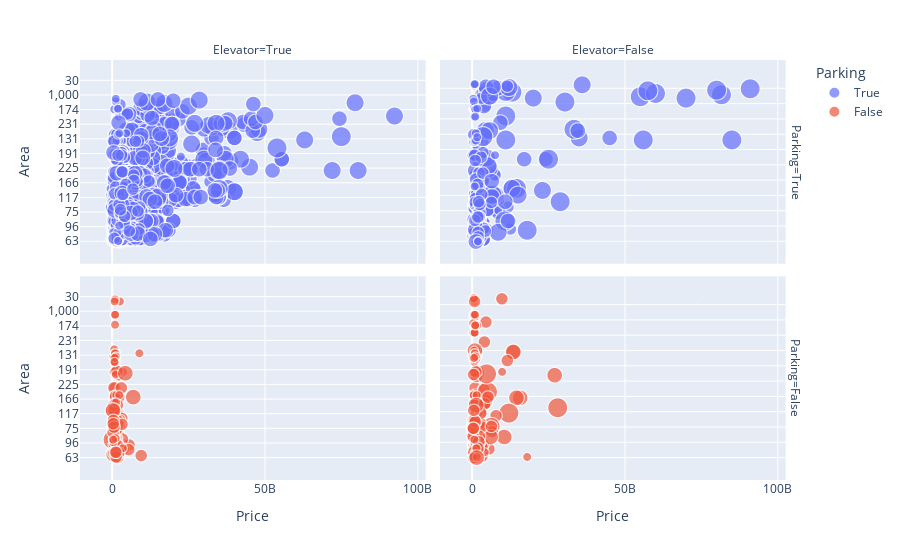

The notebook cell this image was saved under:
### Markdown cell above
# To understand the relationship between fetures and price, scatter plot is used

### Code cell
fig = px.scatter(df, x = "Price", y = "Area", color = 'Parking',
                 size = 'Room', facet_col = 'Elevator', facet_row= "Parking")
fig.show()

### Figure 1 — Plotly figure (JSON) as saved in the notebook; plotly's stock layout.template omitted (floating-point values rounded to 4 significant figures; data arrays with more than 128 entries replaced by an {"elided": "..."} marker saying what was removed)
{"data": [{"hovertemplate": "Parking=True<br>Elevator=True<br>Price=%{x}<br>Area=%{y}<br>Room=%{marker.size}<extra></extra>", "legendgroup": "True", "marker": {"color": "#636efa", "size": {"elided": "2543 int values"}, "sizemode": "area", "sizeref": 0.0125, "symbol": "circle"}, "mode": "markers", "name": "True", "showlegend": true, "type": "scattergl", "x": {"elided": "2543 int values"}, "xaxis": "x3", "y": {"elided": "2543 str values"}, "yaxis": "y3"}, {"hovertemplate": "Parking=True<br>Elevator=False<br>Price=%{x}<br>Area=%{y}<br>Room=%{marker.size}<extra></extra>", "legendgroup": "True", "marker": {"color": "#636efa", "size": {"elided": "407 int values"}, "sizemode": "area", "sizeref": 0.0125, "symbol": "circle"}, "mode": "markers", "name": "True", "showlegend": false, "type": "scattergl", "x": {"elided": "407 int values"}, "xaxis": "x4", "y": {"elided": "407 str values"}, "yaxis": "y4"}, {"hovertemplate": "Parking=False<br>Elevator=True<br>Price=%{x}<br>Area=%{y}<br>Room=%{marker.size}<extra></extra>", "legendgroup": "False", "marker": {"color": "#EF553B", "size": {"elided": "196 int values"}, "sizemode": "area", "sizeref": 0.0125, "symbol": "circle"}, "mode": "markers", "name": "False", "showlegend": true, "type": "scattergl", "x": {"elided": "196 int values"}, "xaxis": "x", "y": {"elided": "196 str values"}, "yaxis": "y"}, {"hovertemplate": "Parking=False<br>Elevator=False<br>Price=%{x}<br>Area=%{y}<br>Room=%{marker.size}<extra></extra>", "legendgroup": "False", "marker": {"color": "#EF553B", "size": {"elided": "333 int values"}, "sizemode": "area", "sizeref": 0.0125, "symbol": "circle"}, "mode": "markers", "name": "False", "showlegend": false, "type": "scattergl", "x": {"elided": "333 int values"}, "xaxis": "x2", "y": {"elided": "333 str values"}, "yaxis": "y2"}], "layout": {"annotations": [{"font": {}, "showarrow": false, "text": "Elevator=True", "x": 0.24, "xanchor": "center", "xref": "paper", "y": 1, "yanchor": "bottom", "yref": "paper"}, {"font": {}, "showarrow": false, "text": "Elevator=False", "x": 0.74, "xanchor": "center", "xref": "paper", "y": 1, "yanchor": "bottom", "yref": "paper"}, {"font": {}, "showarrow": false, "text": "Parking=False", "textangle": 90, "x": 0.98, "xanchor": "left", "xref": "paper", "y": 0.2425, "yanchor": "middle", "yref": "paper"}, {"font": {}, "showarrow": false, "text": "Parking=True", "textangle": 90, "x": 0.98, "xanchor": "left", "xref": "paper", "y": 0.7575, "yanchor": "middle", "yref": "paper"}], "legend": {"itemsizing": "constant", "title": {"text": "Parking"}, "tracegroupgap": 0}, "margin": {"t": 60}, "xaxis": {"anchor": "y", "domain": [0, 0.48], "title": {"text": "Price"}}, "xaxis2": {"anchor": "y2", "domain": [0.5, 0.98], "matches": "x", "title": {"text": "Price"}}, "xaxis3": {"anchor": "y3", "domain": [0, 0.48], "matches": "x", "showticklabels": false}, "xaxis4": {"anchor": "y4", "domain": [0.5, 0.98], "matches": "x", "showticklabels": false}, "yaxis": {"anchor": "x", "domain": [0, 0.485], "title": {"text": "Area"}}, "yaxis2": {"anchor": "x2", "domain": [0, 0.485], "matches": "y", "showticklabels": false}, "yaxis3": {"anchor": "x3", "domain": [0.515, 1], "matches": "y", "title": {"text": "Area"}}, "yaxis4": {"anchor": "x4", "domain": [0.515, 1], "matches": "y", "showticklabels": false}}}
